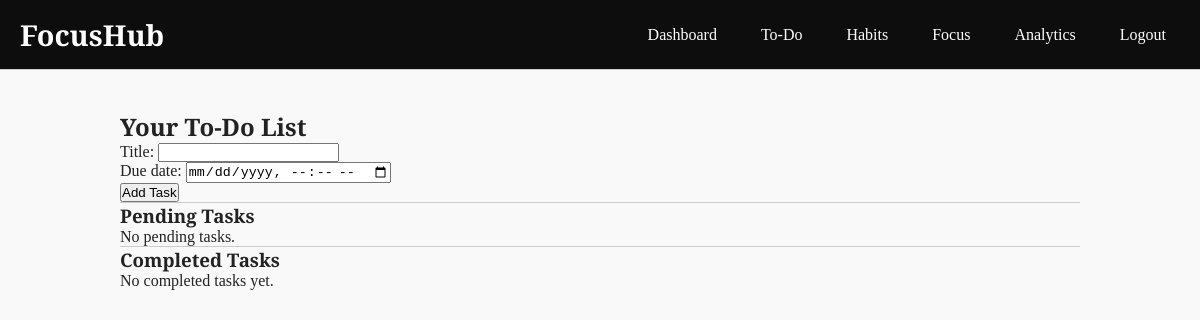
/todos/ (signed in), run on an earlier commit of the app's database.
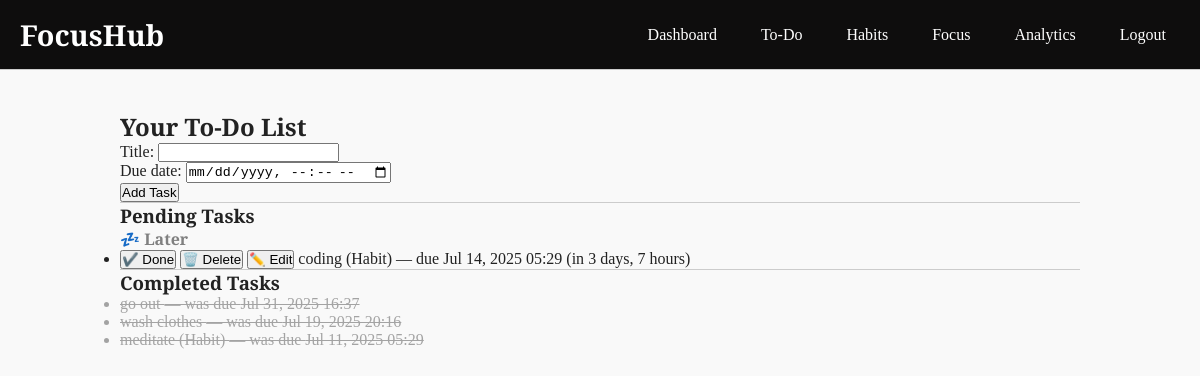
And on a later commit of the database.
### hub/models.py (models this page shows, shortened)
class Task(models.Model):
    user = models.ForeignKey(User, on_delete=models.CASCADE)
    title = models.CharField(max_length=255)
    is_done = models.BooleanField(default=False)
    due_date = models.DateTimeField(null=True, blank=True)
    created_at = models.DateTimeField(auto_now_add=True)
    from_habit = models.ForeignKey('Habit', null=True, blank=True, on_delete=models.SET_NULL)

### hub/utils.py (the view)
    def wrapper(request, *args, **kwargs):
        if request.user.is_authenticated:
            session = FocusSession.objects.filter(user=request.user, end_time__isnull=True).first()
            allowed_paths = ['/focus/', '/confirm_completion/', '/logout/']
            if session and request.path not in allowed_paths:
                return redirect('focus')
        return view_func(request, *args, **kwargs)

### hub/forms.py
class TaskForm(forms.ModelForm):
    class Meta:
        model = Task
        fields = ['title', 'due_date']
        widgets = {'due_date': forms.DateTimeInput(attrs={'type': 'datetime-local'})}

### hub/utils.py (called while the page is built)
def enforce_focus_lock(view_func):
    def wrapper(request, *args, **kwargs):
        if request.user.is_authenticated:
            session = FocusSession.objects.filter(user=request.user, end_time__isnull=True).first()
            allowed_paths = ['/focus/', '/confirm_completion/', '/logout/']
            if session and request.path not in allowed_paths:
                return redirect('focus')
        return view_func(request, *args, **kwargs)
    return wrapper

### templates/todos.html (shortened to what this page needs)
{% extends "base.html" %}
{% block content %}
<h2>Your To-Do List</h2>
<form method="post">
    {{ form.as_p }}
    <button type="submit">Add Task</button>
</form>
<hr>
<h3>Pending Tasks</h3>
{% if grouped_tasks.later %}
    <h4 style="color: gray;">💤 Later</h4>
    <ul>
        {% for task in grouped_tasks.later %}
            <li>
                <form action="{% url 'complete_task' task.id %}" method="post" style="display:inline;">
                    <button type="submit">✔️ Done</button>
                </form>
                <form action="{% url 'delete_task' task.id %}" method="post" style="display:inline;" onsubmit="return confirm('Are you sure you want to delete this task?');">
                    <button type="submit">🗑️ Delete</button>
                </form>
                <form action="{% url 'edit_task' task.id %}" method="get" style="display:inline;">
                    <button type="submit">✏️ Edit</button>
                </form>
                {% with diff=task.due_date|timeuntil %}
                    {{ task.title }} — due {{ task.due_date|date:"M d, Y H:i" }} (in {{ diff }})
                {% endwith %}
            </li>
        {% endfor %}
    </ul>
{% endif %}
{% if not grouped_tasks.today and not grouped_tasks.tomorrow and not grouped_tasks.upcoming and not grouped_tasks.later %}
    <p>No pending tasks.</p>
{% endif %}
<hr>
<h3>Completed Tasks</h3>
{% if completed_tasks %}
    <ul>
        {% for task in completed_tasks %}
            <li class="completed-task">
                {{ task.title }} — was due {{ task.due_date|date:"M d, Y H:i" }}
            </li>
        {% endfor %}
    </ul>
{% else %}
    <p>No completed tasks yet.</p>
{% endif %}
{% endblock %}

### templates/base.html (shortened to what this page needs)
<!DOCTYPE html>
<html lang="en">
<head>
</head>
<body>
    <header>
        <div class="container">
            <div class="logo">FocusHub</div>
            <nav>
                <ul>
                    {% if user.is_authenticated %}
                        <li><a href="{% url 'dashboard' %}">Dashboard</a></li>
                        <li><a href="{% url 'todos' %}">To-Do</a></li>
                        <li><a href="{% url 'habits' %}">Habits</a></li>
                        <li><a href="{% url 'focus' %}">Focus</a></li>
                        <li><a href="{% url 'analytics' %}">Analytics</a></li>
                        <li><a href="{% url 'logout' %}">Logout</a></li>
                    {% else %}
                        <li><a href="{% url 'login' %}">Login</a></li>
                        <li><a href="{% url 'signup' %}">Sign Up</a></li>
                    {% endif %}
                </ul>
            </nav>
        </div>
    </header>
    <hr>
    <main>
        {% block content %}
        {% endblock %}
    </main>
</body>
</html>

### templates/base.html (style rules this page uses)
* { margin: 0; padding: 0; box-sizing: border-box; }
body { font-family: 'Playfair Display', serif; background-color: #f9f9f9; color: #222; min-height: 100vh; }
header { background-color: #0e0d0d; color: #fff; padding: 15px 0; }
.container { max-width: 1200px; margin: 0 auto; padding: 0 20px; display: flex; justify-content: space-between; align-items: center; flex-wrap: wrap; }
.logo { font-size: 1.8em; font-weight: bold; color: #fff; }
nav ul { list-style: none; display: flex; flex-wrap: wrap; gap: 16px; }
nav ul li a { color: #fff; text-decoration: none; padding: 8px 14px; border-radius: 6px; transition: background-color 0.25s ease; font-size: 1rem; }
hr { border: none; border-top: 1px solid #ccc; }
main { padding: 40px 20px 80px; max-width: 1000px; margin: 0 auto; }

### templates/todos.html (style rules this page uses)
.completed-task { color: gray; text-decoration: line-through; opacity: 0.7; }

What changed in the data, as far as the page shows it:
added Task: title "coding (Habit)", due_date "Jul 14, 2025 05:29", task "3 days, 7 hours", shown under "💤 Later"
added Task: title "go out", due_date "Jul 31, 2025 16:37", shown under "Completed Tasks"
added Task: title "wash clothes", due_date "Jul 19, 2025 20:16", shown under "Completed Tasks"
added Task: title "meditate (Habit)", due_date "Jul 11, 2025 05:29", shown under "Completed Tasks"
Also different on the page:
text no longer shown: "No pending tasks. No completed tasks yet."
text now shown: "💤 Later"
